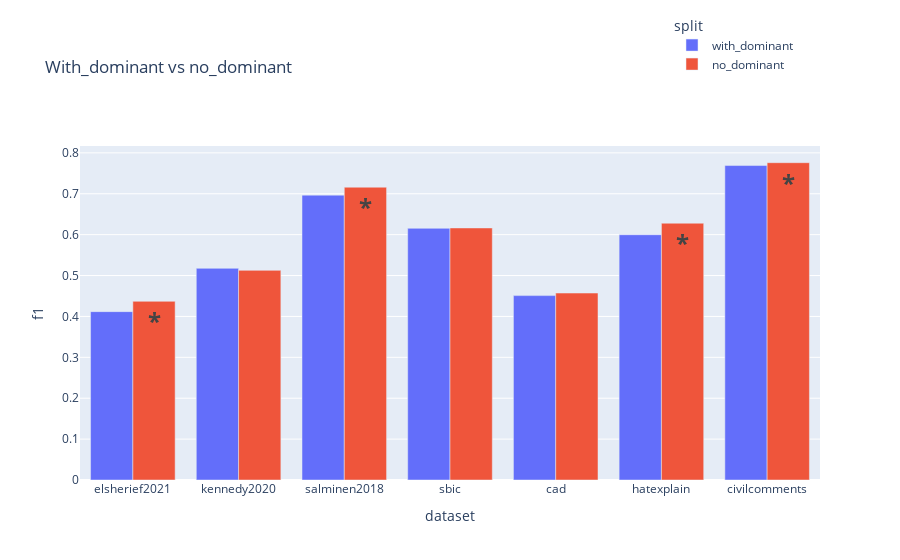
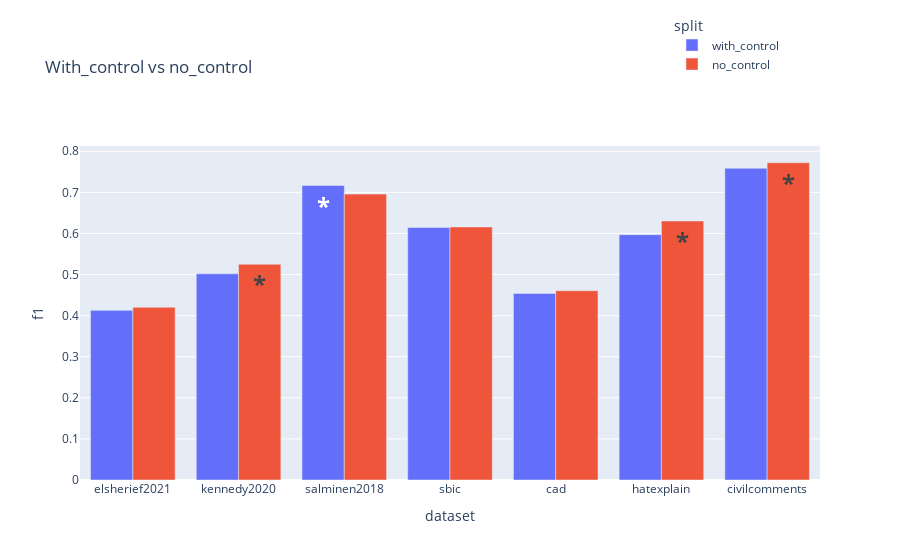

Write notebook code for charts like these, in order.
### Markdown cell above
## Between splits
no-heg/with-heg vs no-control/with-control

### Code cell
import pandas as pd
import plotly.express as px
from IPython.display import display

clf_name = 'lr'
cv_runs = 5

titles = {'hegsplits': 'With_dominant vs no_dominant',
          'controlsplits': 'With_control vs no_control'}
for splits in ['hegsplits', 'controlsplits']:
# for splits in ['hegsplits']:
    
    name = f'/usr0/home/mamille3/hegemonic_hate/output/{clf_name}_{splits}_{cv_runs}x2cv'
    
    # Load scores
    scores_path = f'{name}_f1.csv'
    f1s = pd.read_csv(scores_path, index_col=0)
    # display(f1s)
        
    # Load significance
    sigs_path = f'{name}_sigs.csv'
    sigs = pd.read_csv(sigs_path, index_col=0)
    display(sigs)
    
    # Add significant difference markers
    f1s = f1s.join(sigs, on='dataset')
    f1s['sig'] = [(split, better, sig) in [('no_special', True, True), ('with_special', False, True)] for (split, better, sig) in zip(
        f1s['split'], f1s['no_special > with_special'], f1s['p < 0.05'])]
    f1s['sig*'] = f1s.sig.map(lambda x: '<b>*</b>' if x else '')
    # display(f1s)

    # Plot
    if splits == 'hegsplits':
        f1s = f1s.replace('with_special', 'with_dominant').replace('no_special', 'no_dominant')
    elif splits == 'controlsplits':
        f1s = f1s.replace('with_special', 'with_control').replace('no_special', 'no_control')
    fig = px.bar(f1s, x='dataset', y='f1', color='split', barmode='group', title=titles[splits], text='sig*')
    fig.update_layout(legend=dict(
        yanchor='top',
        y=1.4,
        xanchor='left',
        x=0.8
    ))
    fig.update_traces(textfont_size=24)
    fig.show()

### Figure 1 — Plotly figure (JSON) as saved in the notebook; plotly's stock layout.template omitted (floating-point values rounded to 4 significant figures)
{"data": [{"alignmentgroup": "True", "hovertemplate": "split=with_dominant<br>dataset=%{x}<br>f1=%{y}<br>sig*=%{text}<extra></extra>", "legendgroup": "with_dominant", "marker": {"color": "#636efa", "pattern": {"shape": ""}}, "name": "with_dominant", "offsetgroup": "with_dominant", "orientation": "v", "showlegend": true, "text": ["", "", "", "", "", "", ""], "textfont": {"size": 24}, "textposition": "auto", "type": "bar", "x": ["elsherief2021", "kennedy2020", "salminen2018", "sbic", "cad", "hatexplain", "civilcomments"], "xaxis": "x", "y": [0.4117, 0.5176, 0.6966, 0.6155, 0.4509, 0.5998, 0.769], "yaxis": "y"}, {"alignmentgroup": "True", "hovertemplate": "split=no_dominant<br>dataset=%{x}<br>f1=%{y}<br>sig*=%{text}<extra></extra>", "legendgroup": "no_dominant", "marker": {"color": "#EF553B", "pattern": {"shape": ""}}, "name": "no_dominant", "offsetgroup": "no_dominant", "orientation": "v", "showlegend": true, "text": ["<b>*</b>", "", "<b>*</b>", "", "", "<b>*</b>", "<b>*</b>"], "textfont": {"size": 24}, "textposition": "auto", "type": "bar", "x": ["elsherief2021", "kennedy2020", "salminen2018", "sbic", "cad", "hatexplain", "civilcomments"], "xaxis": "x", "y": [0.437, 0.5127, 0.7161, 0.6164, 0.4572, 0.628, 0.776], "yaxis": "y"}], "layout": {"autosize": true, "barmode": "group", "legend": {"title": {"text": "split"}, "tracegroupgap": 0, "x": 0.8, "xanchor": "left", "y": 1.4, "yanchor": "top"}, "title": {"text": "With_dominant vs no_dominant"}, "xaxis": {"anchor": "y", "autorange": true, "domain": [0, 1], "range": [-0.5, 6.5], "title": {"text": "dataset"}, "type": "category"}, "yaxis": {"anchor": "x", "autorange": true, "domain": [0, 1], "range": [0, 0.8168], "title": {"text": "f1"}, "type": "linear"}}}

### Figure 2 — Plotly figure (JSON) as saved in the notebook; plotly's stock layout.template omitted (floating-point values rounded to 4 significant figures)
{"data": [{"alignmentgroup": "True", "hovertemplate": "split=with_control<br>dataset=%{x}<br>f1=%{y}<br>sig*=%{text}<extra></extra>", "legendgroup": "with_control", "marker": {"color": "#636efa", "pattern": {"shape": ""}}, "name": "with_control", "offsetgroup": "with_control", "orientation": "v", "showlegend": true, "text": ["", "", "<b>*</b>", "", "", "", ""], "textfont": {"size": 24}, "textposition": "auto", "type": "bar", "x": ["elsherief2021", "kennedy2020", "salminen2018", "sbic", "cad", "hatexplain", "civilcomments"], "xaxis": "x", "y": [0.4129, 0.5017, 0.7166, 0.6143, 0.454, 0.597, 0.7586], "yaxis": "y"}, {"alignmentgroup": "True", "hovertemplate": "split=no_control<br>dataset=%{x}<br>f1=%{y}<br>sig*=%{text}<extra></extra>", "legendgroup": "no_control", "marker": {"color": "#EF553B", "pattern": {"shape": ""}}, "name": "no_control", "offsetgroup": "no_control", "orientation": "v", "showlegend": true, "text": ["", "<b>*</b>", "", "", "", "<b>*</b>", "<b>*</b>"], "textfont": {"size": 24}, "textposition": "auto", "type": "bar", "x": ["elsherief2021", "kennedy2020", "salminen2018", "sbic", "cad", "hatexplain", "civilcomments"], "xaxis": "x", "y": [0.4203, 0.525, 0.6958, 0.6158, 0.4606, 0.6304, 0.7722], "yaxis": "y"}], "layout": {"autosize": true, "barmode": "group", "legend": {"title": {"text": "split"}, "tracegroupgap": 0, "x": 0.8, "xanchor": "left", "y": 1.4, "yanchor": "top"}, "title": {"text": "With_control vs no_control"}, "xaxis": {"anchor": "y", "autorange": true, "domain": [0, 1], "range": [-0.5, 6.5], "title": {"text": "dataset"}, "type": "category"}, "yaxis": {"anchor": "x", "autorange": true, "domain": [0, 1], "range": [0, 0.8128], "title": {"text": "f1"}, "type": "linear"}}}
